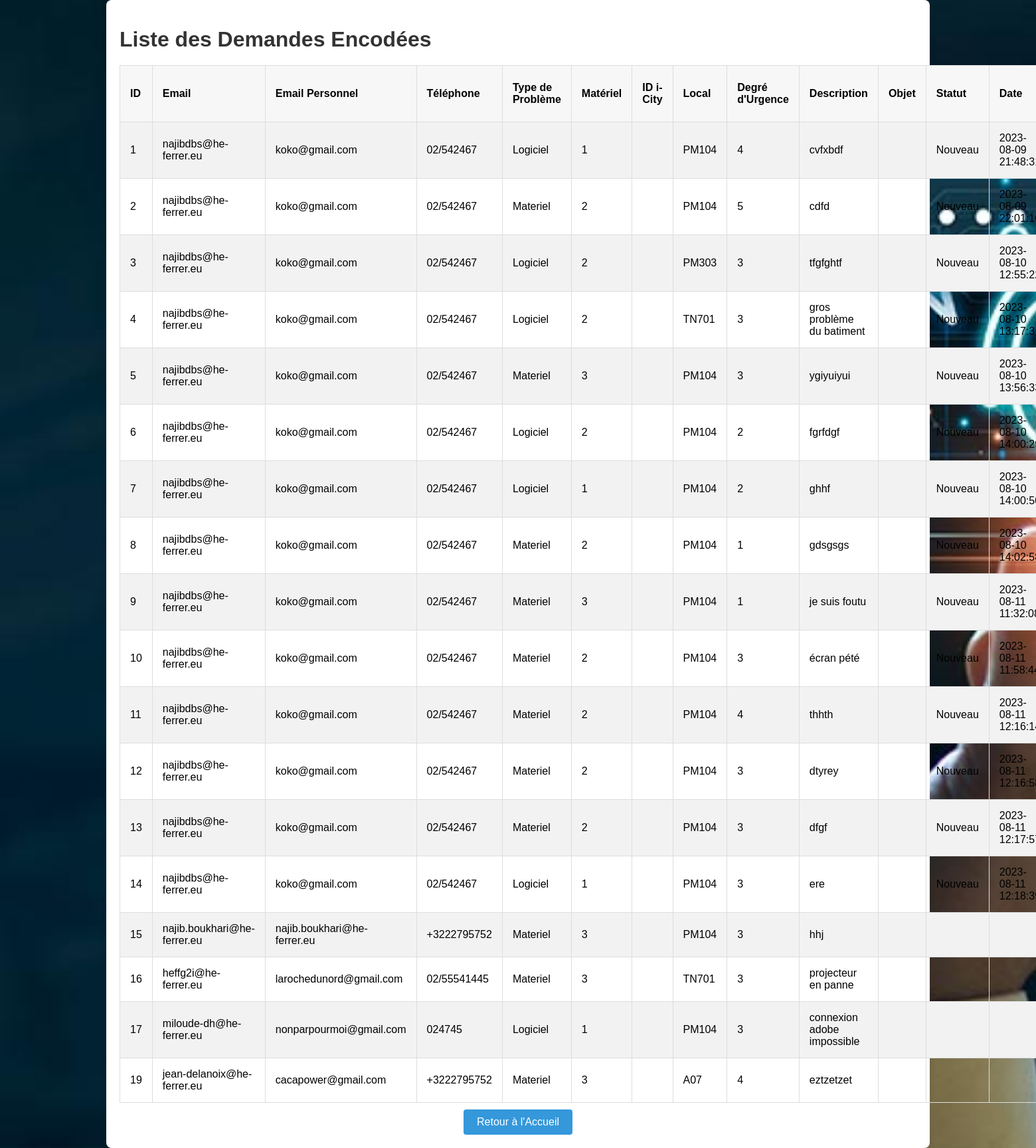
The app's page /view/affiche.demande.php (signed in) with its own data.
### tables this page shows
CREATE TABLE `demande` (
  `id` int(11) NOT NULL,
  `email` varchar(255) NOT NULL,
  `emailperso` varchar(255) DEFAULT NULL,
  `telephone` varchar(20) NOT NULL,
  `problemetype` varchar(50) DEFAULT NULL,
  `materiel` varchar(50) DEFAULT NULL,
  `id_i_city` varchar(50) DEFAULT NULL,
  `local` varchar(100) DEFAULT NULL,
  `degre_urgence` int(11) DEFAULT NULL,
  `description` text DEFAULT NULL,
  `objet` varchar(100) DEFAULT NULL,
  `statut` varchar(50) DEFAULT NULL,
  `date` datetime DEFAULT NULL,
  `numero_ticket_i_city` varchar(50) DEFAULT NULL
);

### view/affiche.demande.php (the view, shortened to what this page needs)
<!DOCTYPE html>
<html>
<head>
    <link rel="stylesheet" href="style.css">
    <link rel="stylesheet" href="style.css">
</head>
<body>
    <div class="demandes-container">
        <h1>Liste des Demandes Encodées</h1>
        <?php
        $conn = new mysqli(DB_HOST, DB_USERNAME, DB_PASSWORD, DB_NAME);
        $sql = "SELECT * FROM demande";
        $result = $conn->query($sql);
        if ($result->num_rows > 0) {
            echo '<table>';
            echo '<tr><th>ID</th><th>Email</th><th>Email Personnel</th><th>Téléphone</th><th>Type de Problème</th><th>Matériel</th><th>ID i-City</th><th>Local</th><th>Degré d\'Urgence</th><th>Description</th><th>Objet</th><th>Statut</th><th>Date</th><th>Numéro Ticket i-City</th></tr>';
            while ($row = $result->fetch_assoc()) {
                echo '<tr>';
                echo '<td>' . $row['id'] . '</td>';
                echo '<td>' . $row['email'] . '</td>';
                echo '<td>' . $row['emailperso'] . '</td>';
                echo '<td>' . $row['telephone'] . '</td>';
                echo '<td>' . $row['problemetype'] . '</td>';
                echo '<td>' . $row['materiel'] . '</td>';
                echo '<td>' . $row['id_i_city'] . '</td>';
                echo '<td>' . $row['local'] . '</td>';
                echo '<td>' . $row['degre_urgence'] . '</td>';
                echo '<td>' . $row['description'] . '</td>';
                echo '<td>' . $row['objet'] . '</td>';
                echo '<td>' . $row['statut'] . '</td>';
                echo '<td>' . $row['date'] . '</td>';
                echo '</tr>';
            }
            echo '</table>';
        } else {
            echo '<p>Aucune demande encodée pour le moment.</p>';
        }
        ?>
        <div class="button-container">
            <a href="../index.php" class="return-button">Retour à l'Accueil</a>
        </div>
    </div>
</body>
</html>

### Content/style.css (style rules this page uses)
body { font-family: Arial, sans-serif; background-color: #5A5E6B; margin: 0; padding: 0; background-image: url('../public/service-desk-informatique-.jpg'); background-size: cover; background-repeat: no-repeat; background-attachment: fixed; }
.button-container { text-align: center; margin-top: 10px; }

### view/affiche.demande.php (style rules this page uses)
body { font-family: Arial, sans-serif; margin: 0; padding: 0; background-color: #f0f0f0; display: flex; justify-content: center; align-items: center; min-height: 100vh; }
.demandes-container { background-color: #fff; border-radius: 8px; box-shadow: 0px 4px 8px rgba(0, 0, 0, 0.1); padding: 20px; width: 80%; max-width: 1200px; }
h1 { color: #333; margin-bottom: 20px; }
table { width: 100%; border-collapse: collapse; }
th, td { border: 1px solid #ddd; padding: 15px; text-align: left; }
th { background-color: #f7f7f7; }
tr:nth-child(even) { background-color: #f2f2f2; }
.button-container { text-align: center; margin-top: 20px; }
.return-button { background-color: #3498db; color: white; padding: 10px 20px; border: none; border-radius: 4px; cursor: pointer; transition: background-color 0.3s ease-in-out; text-decoration: none; display: inline-block; }

### records on screen
demande: id "1", email "najibdbs@he-ferrer.eu", emailperso "koko@gmail.com", telephone "02/542467", problemetype "Logiciel", materiel "1", local "PM104", degre_urgence "4", description "cvfxbdf", statut "Nouveau", date "2023-08-09…"
demande: id "2", email "najibdbs@he-ferrer.eu", emailperso "koko@gmail.com", telephone "02/542467", problemetype "Materiel", materiel "2", local "PM104", degre_urgence "5", description "cdfd", statut "Nouveau", date "2023-08-09…"
demande: id "3", email "najibdbs@he-ferrer.eu", emailperso "koko@gmail.com", telephone "02/542467", problemetype "Logiciel", materiel "2", local "PM303", degre_urgence "3", description "tfgfghtf", statut "Nouveau", date "2023-08-10…"
demande: id "4", email "najibdbs@he-ferrer.eu", emailperso "koko@gmail.com", telephone "02/542467", problemetype "Logiciel", materiel "2", local "TN701", degre_urgence "3", description "gros problème du batiment", statut "Nouveau", date "2023-08-10…"
demande: id "5", email "najibdbs@he-ferrer.eu", emailperso "koko@gmail.com", telephone "02/542467", problemetype "Materiel", materiel "3", local "PM104", degre_urgence "3", description "ygiyuiyui", statut "Nouveau", date "2023-08-10…"
demande: id "6", email "najibdbs@he-ferrer.eu", emailperso "koko@gmail.com", telephone "02/542467", problemetype "Logiciel", materiel "2", local "PM104", degre_urgence "2", description "fgrfdgf", statut "Nouveau", date "2023-08-10…"
demande: id "7", email "najibdbs@he-ferrer.eu", emailperso "koko@gmail.com", telephone "02/542467", problemetype "Logiciel", materiel "1", local "PM104", degre_urgence "2", description "ghhf", statut "Nouveau", date "2023-08-10…"
demande: id "8", email "najibdbs@he-ferrer.eu", emailperso "koko@gmail.com", telephone "02/542467", problemetype "Materiel", materiel "2", local "PM104", degre_urgence "1", description "gdsgsgs", statut "Nouveau", date "2023-08-10…"
demande: id "9", email "najibdbs@he-ferrer.eu", emailperso "koko@gmail.com", telephone "02/542467", problemetype "Materiel", materiel "3", local "PM104", degre_urgence "1", description "je suis foutu", statut "Nouveau", date "2023-08-11…"
demande: id "10", email "najibdbs@he-ferrer.eu", emailperso "koko@gmail.com", telephone "02/542467", problemetype "Materiel", materiel "2", local "PM104", degre_urgence "3", description "écran pété", statut "Nouveau", date "2023-08-11…"
demande: id "11", email "najibdbs@he-ferrer.eu", emailperso "koko@gmail.com", telephone "02/542467", problemetype "Materiel", materiel "2", local "PM104", degre_urgence "4", description "thhth", statut "Nouveau", date "2023-08-11…"
demande: id "12", email "najibdbs@he-ferrer.eu", emailperso "koko@gmail.com", telephone "02/542467", problemetype "Materiel", materiel "2", local "PM104", degre_urgence "3", description "dtyrey", statut "Nouveau", date "2023-08-11…"
demande: id "13", email "najibdbs@he-ferrer.eu", emailperso "koko@gmail.com", telephone "02/542467", problemetype "Materiel", materiel "2", local "PM104", degre_urgence "3", description "dfgf", statut "Nouveau", date "2023-08-11…"
demande: id "14", email "najibdbs@he-ferrer.eu", emailperso "koko@gmail.com", telephone "02/542467", problemetype "Logiciel", materiel "1", local "PM104", degre_urgence "3", description "ere", statut "Nouveau", date "2023-08-11…"
demande: id "15", email "najib.boukhari@he-ferrer.eu", emailperso "najib.boukhari@he-ferrer.eu", telephone "+3222795752", problemetype "Materiel", materiel "3", local "PM104", degre_urgence "3", description "hhj"
demande: id "16", email "heffg2i@he-ferrer.eu", emailperso "larochedunord@gmail.com", telephone "02/55541445", problemetype "Materiel", materiel "3", local "TN701", degre_urgence "3", description "projecteur en panne"
demande: id "17", email "miloude-dh@he-ferrer.eu", emailperso "nonparpourmoi@gmail.com", telephone "024745", problemetype "Logiciel", materiel "1", local "PM104", degre_urgence "3", description "connexion adobe impossible"
demande: id "19", email "jean-delanoix@he-ferrer.eu", emailperso "cacapower@gmail.com", telephone "+3222795752", problemetype "Materiel", materiel "3", local "A07", degre_urgence "4", description "eztzetzet"
